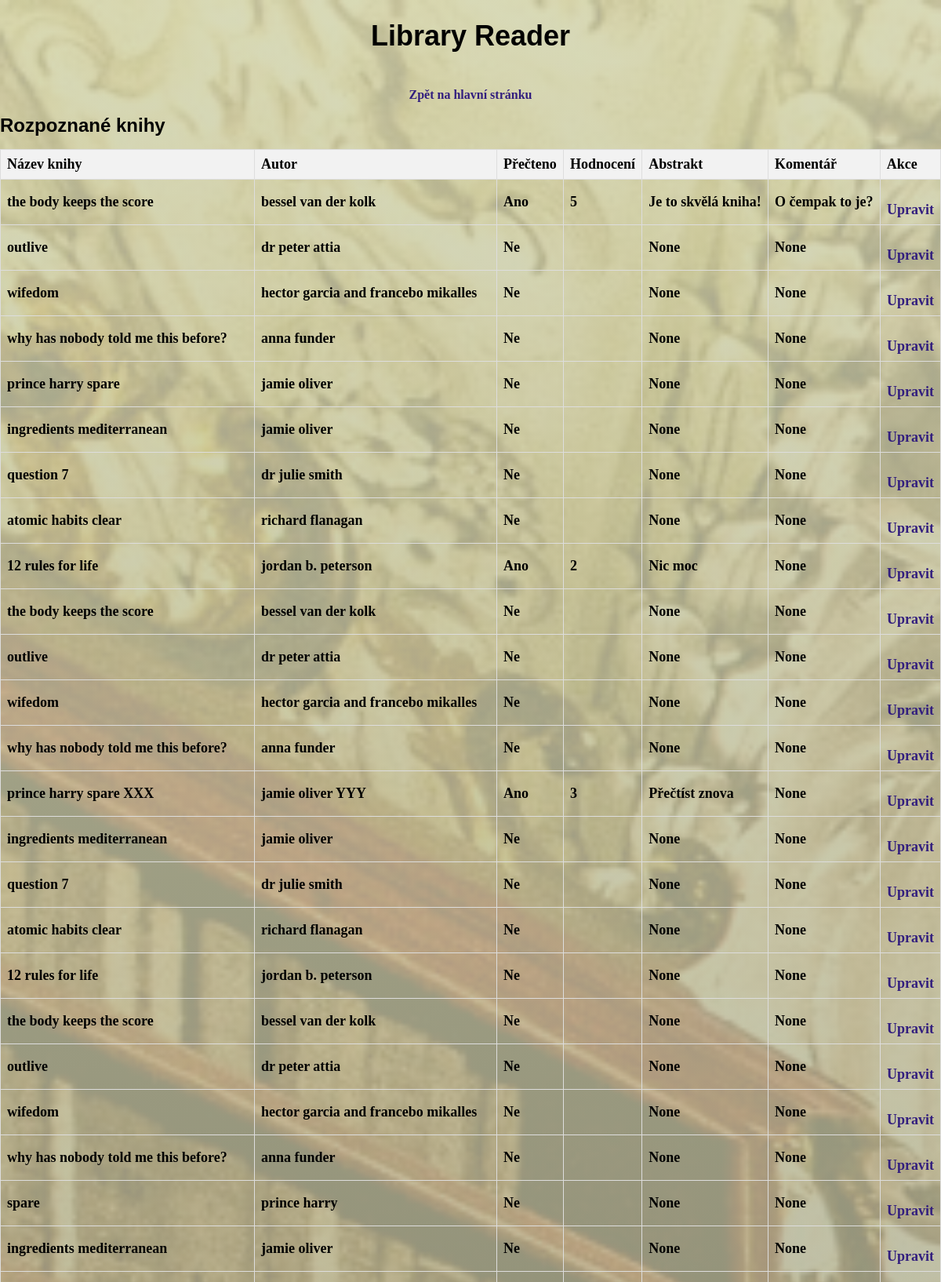
/books (upper part), run on the app's committed database.
### models.py (models this page shows)
class Book(db.Model):
    id = db.Column(db.Integer, primary_key=True)
    title = db.Column(db.String(255), nullable=True)
    author = db.Column(db.String(255), nullable=True)
    is_read = db.Column(db.Boolean, nullable=True) # ano X ne
    rating = db.Column(db.Integer, nullable=True)       # 1 - 10 hvězdiček
    abstract = db.Column(db.String(255), nullable=True)
    comment = db.Column(db.String(255), nullable=True)  # komentář

### app.py (the view)
@app.route("/books")
def books():
    try:
        books = Book.query.all()
        return render_template("books.html", books=books)
    except Exception as e:
        print(f"❌ Chyba při načítání knih: {e}")
        return render_template("books.html", error="Chyba při načítání knih.")

### templates/books.html (shortened to what this page needs)
{% extends "base.html" %}
{% block content %}
<main class="books-page">
<a href="{{ url_for('index') }}">Zpět na hlavní stránku</a>
<h1>Rozpoznané knihy</h1>
<table border="1">
    <tr>
        <th>Název knihy</th>
        <th>Autor</th>
        <th>Přečteno</th>
        <th>Hodnocení</th>
        <th>Abstrakt</th>
        <th>Komentář</th>
        <th>Akce</th>
    </tr>
    {% for book in books %}
        <tr>
            <td>{{ book.title }}</td>
            <td>{{ book.author }}</td>
            <td>{{ 'Ano' if book.is_read else 'Ne' }}</td>
            <td>{{ book.rating or '' }}</td>
            <td>{{ book.abstract or '' }}</td>
            <td>{{ book.comment or '' }}</td>
            <td><a href="{{ url_for('edit_books', book_id=book.id) }}">Upravit</a></td>
        </tr>
    {% endfor %}
</table>
<br>
</main>
{% endblock %}

### templates/base.html (shortened to what this page needs)
<!DOCTYPE html>
<html lang="cs">
<head>
    <link rel="stylesheet" href="{{ url_for('static', filename='css/style.css') }}">
</head>
<body>
    <header>
        <h1>Library Reader</h1>
    </header>
    <main>
        {% block content %}{% endblock %}
    </main>
</body>
</html>

### static/css/style.css (style rules this page uses)
html, body { height: 100%; margin: 0; padding: 0; }
body { background-image: linear-gradient(to bottom, rgba(209, 211, 175, 0.851), rgba(21, 7, 7, 0.733)), url("static/img/image_strahov.jpg"); font-family: Arial, sans-serif; background-color: #f4f4f9; color: #000000; background-repeat: no-repeat; background-size: cover; background-attachment: fixed; }
.books-page { font-family: 'Georgia', serif; font-size: 16px; color: #000000; }
.books-page h1 { font-family: 'Arial', sans-serif; font-size: 24px; color: #000000; }
.books-page table { width: 100%; border-collapse: collapse; font-size: large; font-weight: bold; }
.books-page th, .books-page td { padding: 8px; text-align: left; border: 1px solid #ddd; }
.books-page th { background-color: #f2f2f2; font-weight: bold; }
header { padding: 1px; text-align: center; font-size: 18px; font-weight: bold; color: #000000; }
body { font-family: Arial, sans-serif; background-color: #f9f9f9; margin: 0; padding: 0; color: #333; }
a { display: block; text-align: center; margin-top: 20px; color: #321e7e; text-decoration: none; font-weight: bold; }

### data on the page
Book: title "the body keeps the score", author "bessel van der kolk", is_read "Ano", rating "5", abstract "Je to skvělá kniha!", comment "O čempak to je?"
Book: title "outlive", author "dr peter attia", is_read "Ne", abstract "None", comment "None"
Book: title "wifedom", author "hector garcia and francebo mikalles", is_read "Ne", abstract "None", comment "None"
Book: title "why has nobody told me this before?", author "anna funder", is_read "Ne", abstract "None", comment "None"
Book: title "prince harry spare", author "jamie oliver", is_read "Ne", abstract "None", comment "None"
Book: title "ingredients mediterranean", author "jamie oliver", is_read "Ne", abstract "None", comment "None"
Book: title "question 7", author "dr julie smith", is_read "Ne", abstract "None", comment "None"
Book: title "atomic habits clear", author "richard flanagan", is_read "Ne", abstract "None", comment "None"
Book: title "12 rules for life", author "jordan b. peterson", is_read "Ano", rating "2", abstract "Nic moc", comment "None"
Book: title "the body keeps the score", author "bessel van der kolk", is_read "Ne", abstract "None", comment "None"
Book: title "outlive", author "dr peter attia", is_read "Ne", abstract "None", comment "None"
Book: title "wifedom", author "hector garcia and francebo mikalles", is_read "Ne", abstract "None", comment "None"
Book: title "why has nobody told me this before?", author "anna funder", is_read "Ne", abstract "None", comment "None"
Book: title "prince harry spare XXX", author "jamie oliver YYY", is_read "Ano", rating "3", abstract "Přečtíst znova", comment "None"
Book: title "ingredients mediterranean", author "jamie oliver", is_read "Ne", abstract "None", comment "None"
Book: title "question 7", author "dr julie smith", is_read "Ne", abstract "None", comment "None"
Book: title "atomic habits clear", author "richard flanagan", is_read "Ne", abstract "None", comment "None"
Book: title "12 rules for life", author "jordan b. peterson", is_read "Ne", abstract "None", comment "None"
Book: title "the body keeps the score", author "bessel van der kolk", is_read "Ne", abstract "None", comment "None"
Book: title "outlive", author "dr peter attia", is_read "Ne", abstract "None", comment "None"
Book: title "wifedom", author "hector garcia and francebo mikalles", is_read "Ne", abstract "None", comment "None"
Book: title "why has nobody told me this before?", author "anna funder", is_read "Ne", abstract "None", comment "None"
Book: title "spare", author "prince harry", is_read "Ne", abstract "None", comment "None"
Book: title "ingredients mediterranean", author "jamie oliver", is_read "Ne", abstract "None", comment "None"
